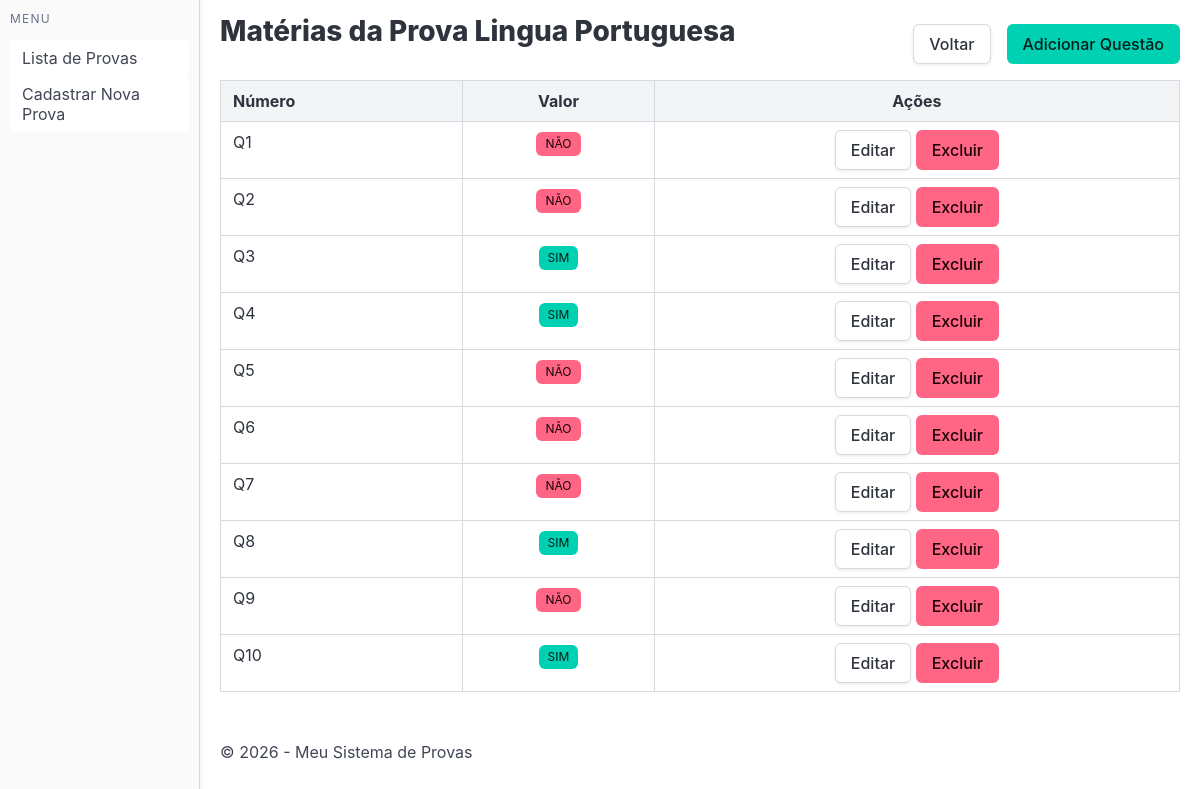
Page /provas/ver_questoes/3 on the committed database.
### core/models.py (models this page shows)
class Materia(models.Model):
    id = models.BigAutoField(primary_key=True)
    nome = models.CharField(max_length=100)
    prova_fk = models.ForeignKey(Prova, on_delete=models.CASCADE)
    class Meta:
        db_table = 'materia'

class Questao(models.Model):
    id = models.BigAutoField(primary_key=True)
    numero = models.CharField(max_length=2)
    valor = models.BooleanField()
    materia_fk = models.ForeignKey(Materia, on_delete=models.CASCADE)
    class Meta:
        db_table = 'questao'

### core/views.py (the view)
# urls.py: path('provas/ver_questoes/<int:materiaId>', verQuestao),
def verQuestao(request, materiaId):
    materia = Materia.objects.filter(id=materiaId).first()
    questoes = Questao.objects.filter(materia_fk=materiaId).all()
    return render(request, 'core/ver_questoes.html', {
        "materia": materia,
        "questoes": questoes
    })

### core/templates/core/ver_questoes.html
{% extends "core/base.html" %}
{% block content %}
<div class="is-flex is-justify-content-space-between mb-2 is-align-items-center">
    <h2 class="title">Matérias da Prova  {{ materia.nome }} </h2>
    <div class="is-flex is-gap-2">
        <a class="button is-default" href="/provas/ver_materias/{{ materia.prova_fk_id }}">Voltar</a>
        <a class="button is-primary" href="/provas/adicionar_questao/{{ materia.id }}">Adicionar Questão</a>
    </div>
</div>
<table class="table is-bordered is-fullwidth">
    <thead>
        <tr>
            <th class="is-light">Número</th>
            <th class="is-light has-text-centered">Valor</th>
            <th class="is-light has-text-centered">Ações</th>
        </tr>
    </thead>
    <tbody>
        {% for questao in questoes %}
        <tr>
            <td> {{ questao.numero }} </td>
            <td class="has-text-centered"> <span class="tag {% if questao.valor %} is-primary {% else %} is-danger {% endif %}"> {% if questao.valor %} SIM {% else %} NÃO {% endif %} </span> </td>
            <td class="has-text-centered">
                <a href="/provas/editar_questao/{{ questao.id }}" class="button is-default">Editar</a>
                <a href="/provas/excluir_questao/{{ questao.id }}" class="button is-danger text-white">Excluir</a>
            </td>
        </tr>
        {% endfor %}
    </tbody>
</table>
{% endblock %}

### rows in the picture
Materia: nome "Lingua Portuguesa"
Questao: numero "Q1", valor "NÃO"
Questao: numero "Q2", valor "NÃO"
Questao: numero "Q3", valor "SIM"
Questao: numero "Q4", valor "SIM"
Questao: numero "Q5", valor "NÃO"
Questao: numero "Q6", valor "NÃO"
Questao: numero "Q7", valor "NÃO"
Questao: numero "Q8", valor "SIM"
Questao: numero "Q9", valor "NÃO"
Questao: numero "Q10", valor "SIM"
